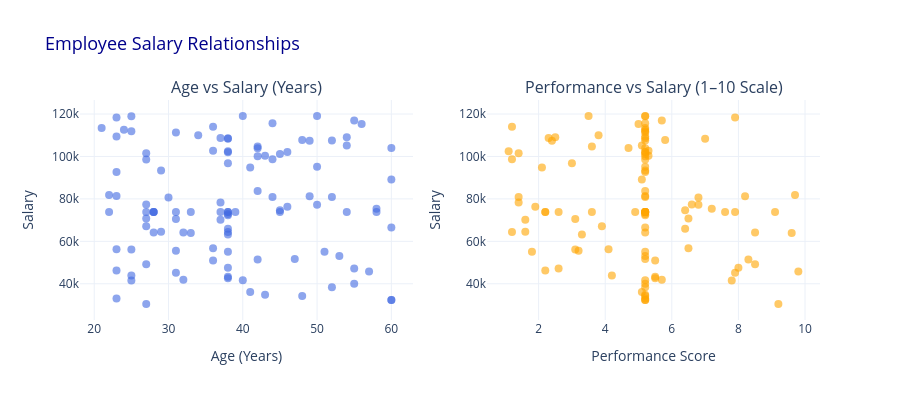

The notebook cell this image was saved under:
### Markdown cell above
# Relationships

### Code cell
import plotly.graph_objects as go
from plotly.subplots import make_subplots

# --- Create Subplots ---
fig = make_subplots(
    rows=1, cols=2,
    subplot_titles=("Age vs Salary (Years)", "Performance vs Salary (1–10 Scale)")
)

# --- Age vs Salary ---
fig.add_trace(go.Scatter(
    x=df['Age'],
    y=df['Salary'],
    mode='markers',
    marker=dict(color='royalblue', size=8, opacity=0.6),
    name='Age vs Salary',
    hovertemplate="Age: %{x}<br>Salary: ₹%{y:,}<extra></extra>"
), row=1, col=1)

# --- Performance vs Salary ---
fig.add_trace(go.Scatter(
    x=df['PerformanceScore'],
    y=df['Salary'],
    mode='markers',
    marker=dict(color='orange', size=8, opacity=0.6),
    name='Performance vs Salary',
    hovertemplate="Performance Score: %{x}<br>Salary: ₹%{y:,}<extra></extra>"
), row=1, col=2)

# --- Layout Customization ---
fig.update_layout(
    title="Employee Salary Relationships",
    template="plotly_white",
    width=900,
    height=400,
    title_font_size=18,
    title_font_color='darkblue',
    showlegend=False
)

# --- Axis Titles ---
fig.update_xaxes(title_text="Age (Years)", row=1, col=1)
fig.update_yaxes(title_text="Salary", row=1, col=1)
fig.update_xaxes(title_text="Performance Score", row=1, col=2)
fig.update_yaxes(title_text="Salary", row=1, col=2)

fig.show()
